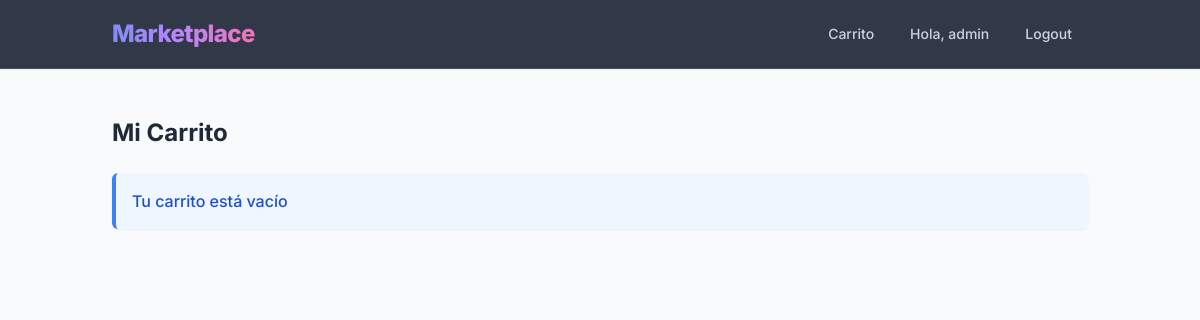
/cart/ (signed in), run on an earlier commit of the app's database.
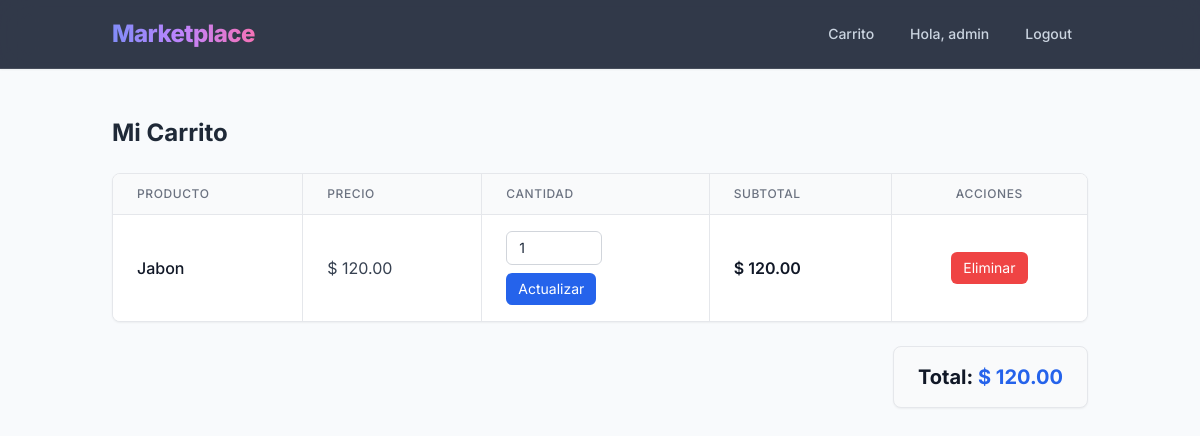
And on a later commit of the database.
### store/models.py (models this page shows, shortened)
class CartItem(models.Model):
    id = models.UUIDField(primary_key=True, default=uuid.uuid4, editable=False)
    cart = models.ForeignKey(Cart, on_delete=models.CASCADE)
    product = models.ForeignKey(Product, on_delete=models.CASCADE)
    quantity = models.PositiveIntegerField(default=1)
    class Meta:
        unique_together = ('cart', 'product')
    @property
    def subtotal(self):
        return self.product.price * self.quantity

class Product(models.Model):
    id = models.UUIDField(primary_key=True, default=uuid.uuid4, editable=False)
    name = models.CharField(max_length=150)
    description = models.TextField()
    image = models.ImageField(upload_to='upload/', blank=True, null=True)
    price = models.DecimalField(max_digits=10, decimal_places=2)
    stock = models.PositiveIntegerField(default=0)
    owner = models.ForeignKey(
        User,
        on_delete=models.CASCADE,
        related_name='products'
    )  # 1:N
    categories = models.ManyToManyField(
        Category,
        related_name='products'
    )  # N:M
    created_at = models.DateTimeField(auto_now_add=True)

class Cart(models.Model):
    id = models.UUIDField(primary_key=True, default=uuid.uuid4, editable=False)
    user = models.ForeignKey(
        User,
        on_delete=models.CASCADE,
        related_name='carts'
    )  # 1:N
    products = models.ManyToManyField(
        Product,
        through='CartItem',
        related_name='carts'
    )
    created_at = models.DateTimeField(auto_now_add=True)
    @property
    def total(self):
        return sum(item.subtotal for item in self.cartitem_set.all())

### store/views.py (the view)
# urls.py: path('cart/', views.cart_detail, name='cart_detail'),
@login_required
def cart_detail(request):
    cart, created = Cart.objects.get_or_create(
        user=request.user
    )
    return render(request, 'store/cart_detail.html', {
        'cart': cart
    })

### store/templates/store/cart_detail.html (shortened to what this page needs)
{% extends 'store/base.html' %}
{% block content %}
<h2 class="text-2xl font-bold text-gray-800 mb-6">Mi Carrito</h2>
{% if cart.cartitem_set.all %}
<div class="bg-white rounded-lg shadow-sm border border-gray-200 overflow-hidden mb-6">
    <div class="overflow-x-auto">
        <table class="min-w-full divide-y divide-gray-200">
            <thead class="bg-gray-50">
                <tr class="divide-x divide-gray-200">
                    <th scope="col" class="px-6 py-3 text-left text-xs font-medium text-gray-500 uppercase tracking-wider">Producto</th>
                    <th scope="col" class="px-6 py-3 text-left text-xs font-medium text-gray-500 uppercase tracking-wider">Precio</th>
                    <th scope="col" class="px-6 py-3 text-left text-xs font-medium text-gray-500 uppercase tracking-wider">Cantidad</th>
                    <th scope="col" class="px-6 py-3 text-left text-xs font-medium text-gray-500 uppercase tracking-wider">Subtotal</th>
                    <th scope="col" class="px-6 py-3 text-center text-xs font-medium text-gray-500 uppercase tracking-wider">Acciones</th>
                </tr>
            </thead>
            <tbody class="bg-white divide-y divide-gray-200">
            {% for item in cart.cartitem_set.all %}
                <tr class="hover:bg-gray-50 transition-colors divide-x divide-gray-200">
                    <td class="px-6 py-4 whitespace-nowrap font-medium text-gray-900">
                        {{ item.product.name }}
                    </td>
                    <td class="px-6 py-4 whitespace-nowrap text-gray-700">
                        $ {{ item.product.price }}
                    </td>
                    <td class="px-6 py-4 whitespace-nowrap">
                        <form method="POST" action="{% url 'update_cart_item' item.id %}" class="flex flex-col items-start gap-2">
                            <input type="number"
                                   name="quantity"
                                   value="{{ item.quantity }}"
                                   min="1"
                                   class="w-24 px-3 py-1.5 border border-gray-300 rounded-md focus:outline-none focus:ring-2 focus:ring-blue-500 focus:border-blue-500 text-sm transition-colors">
                            <button type="submit" class="bg-blue-600 hover:bg-blue-700 text-white px-3 py-1.5 rounded-md text-sm transition-colors">
                                Actualizar
                            </button>
                        </form>
                    </td>
                    <td class="px-6 py-4 whitespace-nowrap font-semibold text-gray-900">
                        $ {{ item.subtotal }}
                    </td>
                    <td class="px-6 py-4 whitespace-nowrap text-center">
                        <a href="{% url 'remove_from_cart' item.id %}"
                           class="inline-block bg-red-500 hover:bg-red-600 text-white px-3 py-1.5 rounded-md text-sm transition-colors">
                            Eliminar
                        </a>
                    </td>
                </tr>
            {% endfor %}
            </tbody>
        </table>
    </div>
</div>
<div class="flex justify-end">
    <h3 class="text-xl font-bold text-gray-900 bg-gray-50 border border-gray-200 px-6 py-4 rounded-lg shadow-sm">
        Total: <span class="text-blue-600">$ {{ cart.total }}</span>
    </h3>
</div>
{% else %}
<div class="bg-blue-50 border-l-4 border-blue-500 p-4 rounded-md shadow-sm">
    <div class="flex items-center">
        <p class="text-blue-700 font-medium m-0">Tu carrito está vacío</p>
    </div>
</div>
{% endif %}
{% endblock %}

What changed in the data, as far as the page shows it:
added CartItem: product.name "Jabon", product.price "120.00", quantity "1", subtotal "120.00"
now on this page (row unchanged): Cart: total "120.00"
Also different on the page:
text no longer shown: "Tu carrito está vacío"
text now shown: "PRODUCTO PRECIO CANTIDAD SUBTOTAL ACCIONES Total: $"
